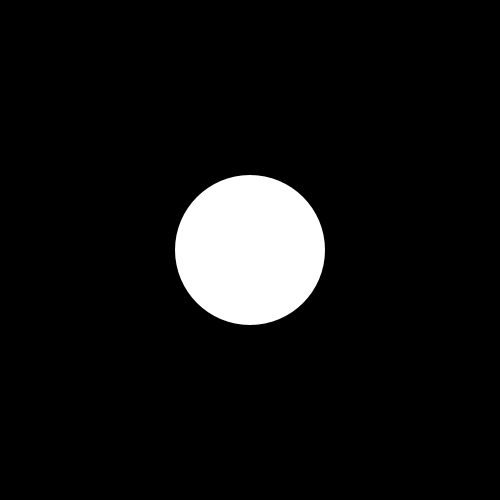
Frame 1 (no input)
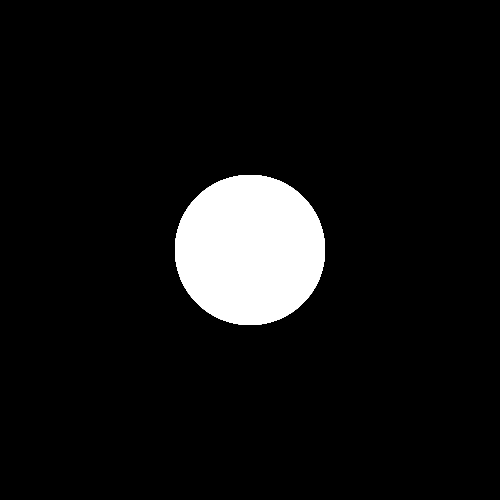
Frame 60 (the mouse pressed at the canvas centre just before this capture)
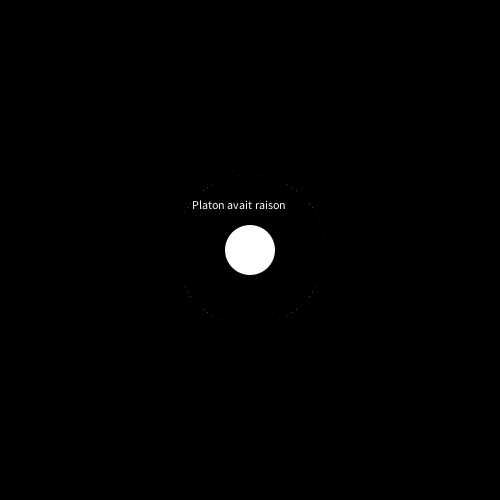
Frame 120 (the mouse held since frame 60 and released just before this capture)

The Processing sketch that drew these frames (run headless with seeded random() and noise(); from frame 60 on, the mouse is pressed at the canvas centre):

// Processing sketch: processing_14720
// ── processing_14720.pde

void setup() {
  size(500,500);
  background(0);
}

void draw() {
  
  if (mousePressed == true) {
    fill(0);
  } else {
    fill(255);
  }
    noStroke();
    ellipse(250,250,150,150);

    fill(255);
    ellipse(250,250,50,50);
    

  text("Platon avait raison",192,200,500,500);
  }
